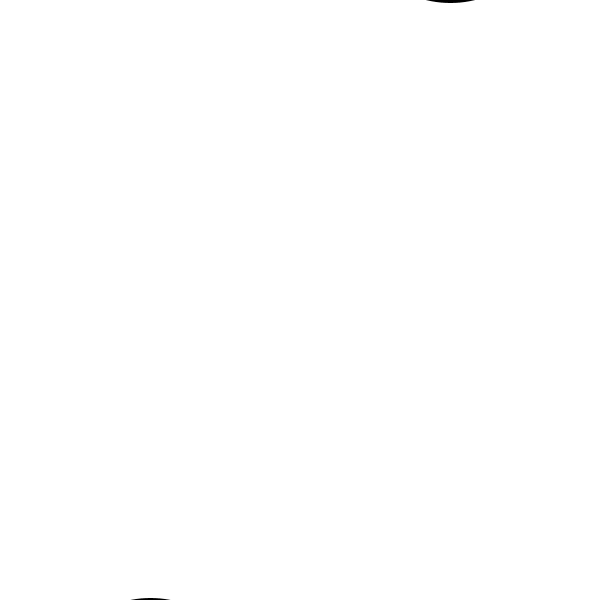
Frame 1 (no input)
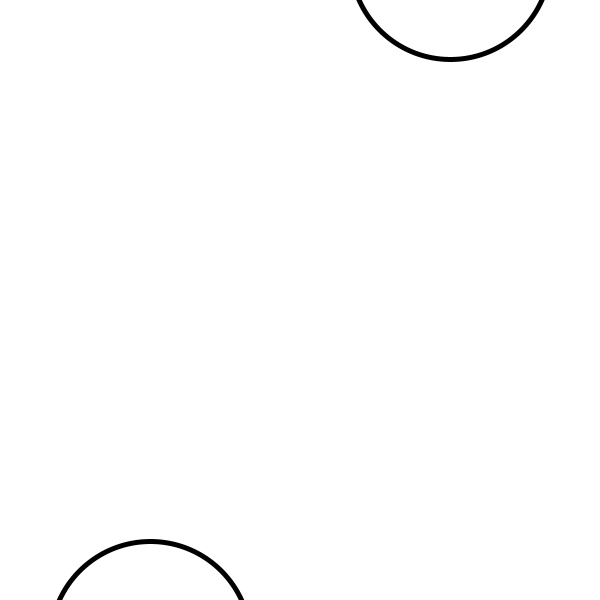
Frame 60 (the mouse pressed at the canvas centre just before this capture)
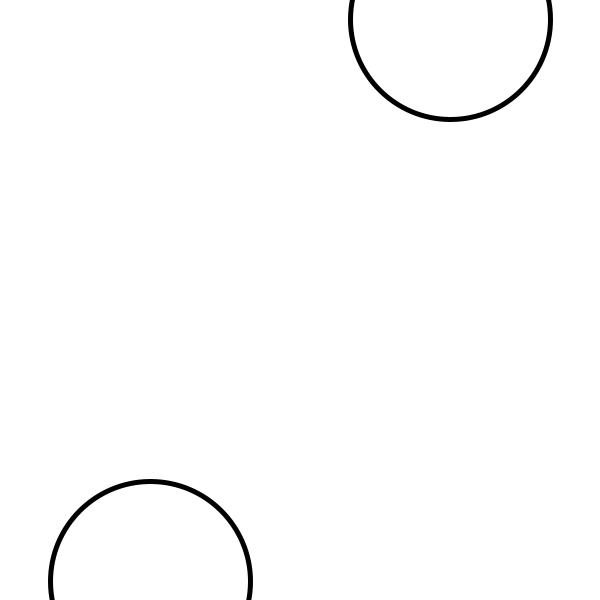
Frame 120 (the mouse held since frame 60 and released just before this capture)

The Processing sketch that drew these frames (run headless with seeded random() and noise(); from frame 60 on, the mouse is pressed at the canvas centre):

// Processing sketch: Unit_2_Checkpoint_6
// ── Unit_2_Checkpoint_6.pde


int yl, yr;

void setup(){
  size(600,600);
  strokeWeight(5);
  yl=700;
  yr=-100;
}

void draw(){
  background(255);
  circle(150,yl,200);
  circle(450,yr,200);
  yl=yl-1;
  yr=yr+1;
  
  if(yl==-100){
    yl=700;
    yr=-100;
  }
}
